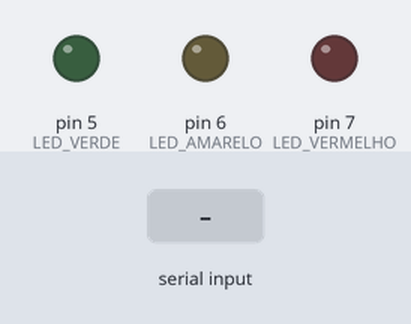
Simulated run of this sketch. Board: Arduino Uno, built with avr-gcc and run on an emulated ATmega328P. On the bench: output pins drawn as LEDs (lit = HIGH). The inputs (shaded band) are chosen by the test bench.

Above: at 1.2 s.
1.3 s: "G" received over Serial
At 1.7 s:
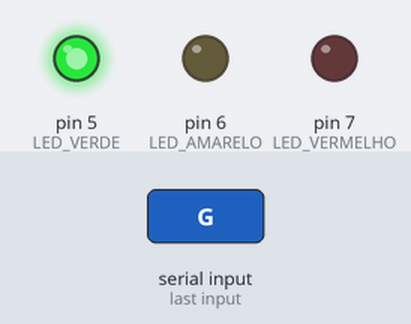
2.8 s: "Y" received over Serial
At 4.0 s:
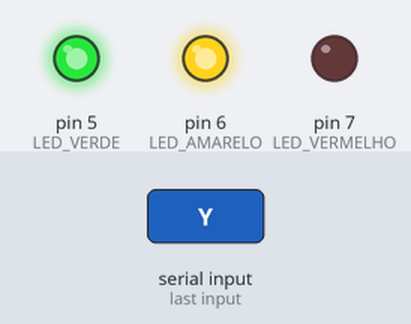
4.3 s: "R" received over Serial
At 5.1 s:
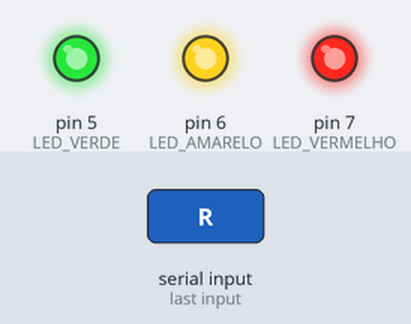
5.8 s: "A" received over Serial
At 6.3 s:
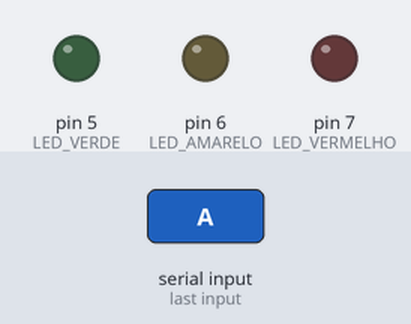
7.3 s: "Y" received over Serial
At 8.5 s:
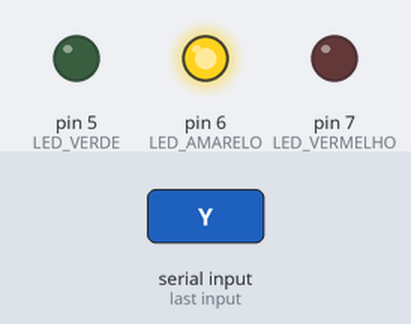
8.8 s: "R" received over Serial
At 9.8 s:
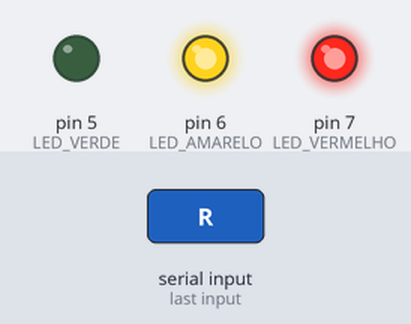
Timing chart, 0 to 11.3 s (numbered marks = the images above; inputs shaded):
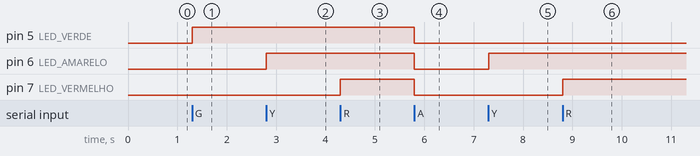

The sketch:

acendendo_a_luz_digitando_no_teclado.ino
```cpp
#define LED_VERDE    5
#define LED_AMARELO  6
#define LED_VERMELHO 7

char opcao;

void setup()
{
  pinMode(LED_VERDE, OUTPUT);
  pinMode(LED_AMARELO, OUTPUT);
  pinMode(LED_VERMELHO, OUTPUT);
  Serial.begin(9600);
}
  void loop()
{
    opcao = Serial.read();

  if (opcao == 'G')
    digitalWrite (LED_VERDE, HIGH);
  if (opcao == 'Y')
    digitalWrite (LED_AMARELO, HIGH);
  if (opcao == 'R')
    digitalWrite (LED_VERMELHO, HIGH);

  if (opcao == 'A'){
    digitalWrite (LED_VERDE, LOW);
    digitalWrite (LED_AMARELO, LOW);
    digitalWrite (LED_VERMELHO, LOW);}
}
```

Measured:
- after the input at 1.3 s, pin 5 (LED_VERDE): LOW → HIGH at once
- after the input at 2.8 s, pin 6 (LED_AMARELO): LOW → HIGH at once
- after the input at 4.3 s, pin 7 (LED_VERMELHO): LOW → HIGH at once
- after the input at 5.8 s, pin 5 (LED_VERDE), pin 6 (LED_AMARELO), pin 7 (LED_VERMELHO): HIGH → LOW at once
- after the input at 7.3 s, pin 6 (LED_AMARELO): LOW → HIGH at once
- after the input at 8.8 s, pin 7 (LED_VERMELHO): LOW → HIGH at once
